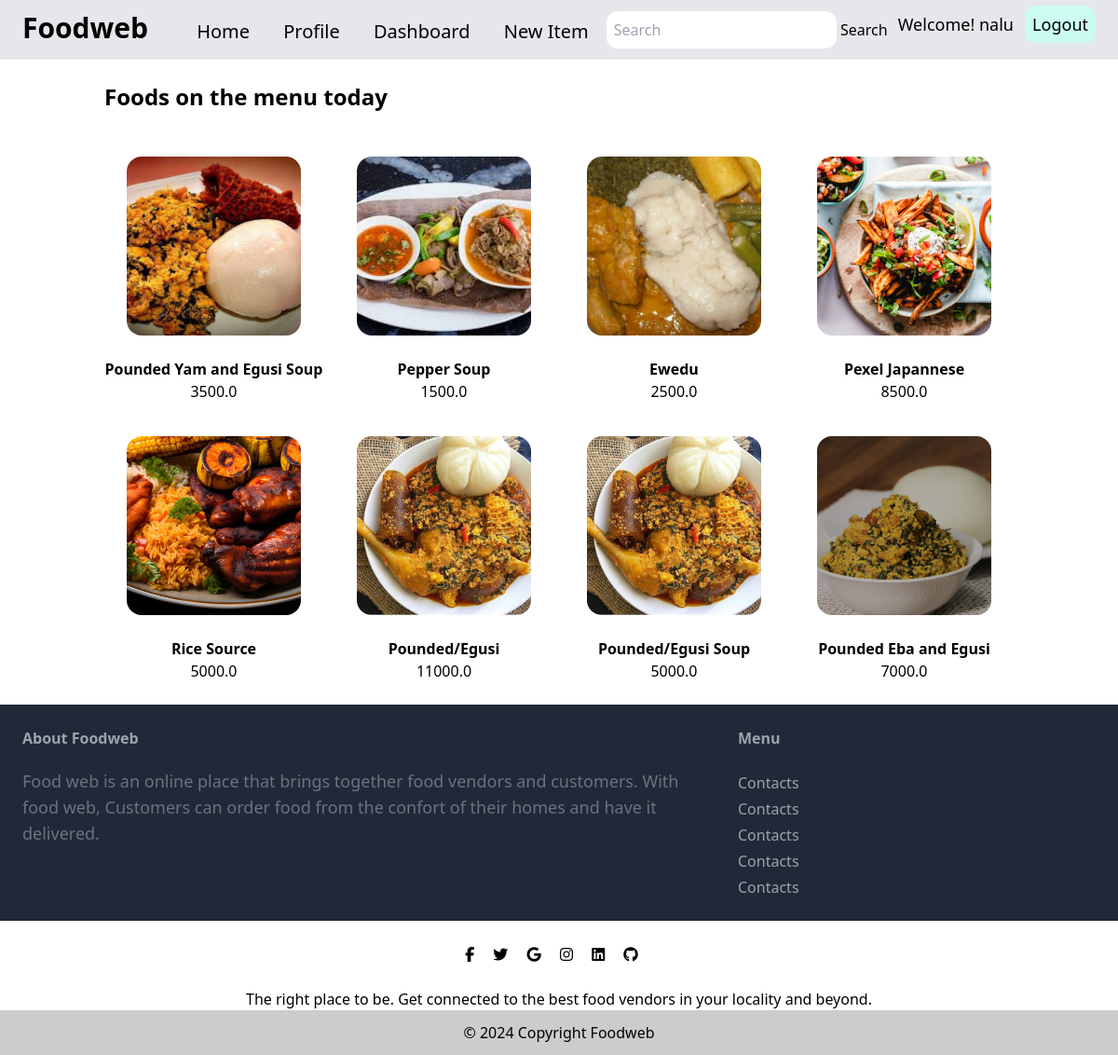
The app's page / (signed in) with its own data.
### foods/models.py (models this page shows, shortened)
class Food(models.Model):
    category = models.ForeignKey(Category, related_name="foods", on_delete=models.CASCADE )
    name = models.CharField(max_length=50)
    description = models.TextField(blank=True, null=True)
    price = models.FloatField()
    image = models.ImageField(upload_to="food_images", blank=True, null=True)
    is_sold = models.BooleanField(default=False)
    created_by = models.ForeignKey(User, related_name="foods", on_delete=models.CASCADE)
    created_at = models.DateTimeField(auto_now_add=True)

### foods/views.py (the view)
# urls.py: path("", views.index, name='index'),
def index (request):
    foods = Food.objects.all()
    return render(request, 'home.html', {'foods': foods,})

### foods/templates/home.html
{% extends 'base.html' %}
{% block content %}
   <div class="container mx-auto p-6">
      <h2 class="text-2xl font-bold pb-6">Foods on the menu today</h2>
      <div class="grid grid-cols-4  gap-3  items-center">
         {% for food in foods %}
            {% include 'foodcard.html' %}
         {% endfor %}
     </div>
   </div>
{% endblock %}

### foods/templates/navbar.html
<nav class="px-6 py-3 flex justify-between bg-gray-200">
      <div class="" >
        <a class="text-3xl font-bold pr-8" href="#">Foodweb</a>
        <a class="text-xl font-medium px-4" aria-current="page" href="{% url 'food:index' %}">Home</a>
        <a class="text-xl font-medium px-4" href="#">Profile</a>
        <a class="text-xl font-medium px-4" href="#">Dashboard</a>
        <a class="text-xl font-medium px-4" href="{% url 'food:new_food' %}">New Item</a>
      </div>
      <form class="" role="search">
        <input class="rounded-xl p-2" type="search" placeholder="Search" aria-label="Search">
        <button class="" type="submit">Search</button>
      </form>
      <div class=" ">
        {% if user.is_authenticated %}
          <a class="p-2 text-lg font-medium  rounded-xl"> Welcome! {{ user.username }}</a>
          <a class="p-2 text-lg font-medium bg-teal-100 rounded-xl " href="{% url 'user:logout' %}">Logout</a>
        {% else %}
          <a class="p-2 text-lg font-medium bg-indigo-200 rounded-xl" href="{% url 'user:signup'%}">Sign Up</a>
          <a class="p-2 text-lg font-medium bg-indigo-200 rounded-xl" href="{% url 'user:login' %}">Login</a>
        {% endif %}
      </div>
    </nav>

### foods/templates/foodcard.html
<a href="{% url 'food:details' food.id %}" class="">
  <div class=" col-span-1 grid justify-items-center  ">
    {% if food.image.url %}
      <div class="m-6  justify-self-center ">
        <img src="{{ food.image.url }}" class="h-48 rounded-2xl w-full max-w-fit object-cover" alt="...">
      </div>
    {% endif %}
      <div class="">
        <h5 class="font-semibold text-center">{{ food.name }}</h5>
        <h4 class="font-medium text-center">{{ food.price }}</h6>
      </div>
  </div>
</a>

### static/src/styles.css (style rules this page uses)
html, :host { line-height: 1.5; -webkit-text-size-adjust: 100%; -moz-tab-size: 4; -o-tab-size: 4; tab-size: 4; font-family: ui-sans-serif, system-ui, sans-serif, "Apple Color Emoji", "Segoe UI Emoji", "Segoe UI Symbol", "Noto Color Emoji"; font-feature-settings: normal; font-variation-settings: normal; -webkit-tap-highlight-color: transparent; }
body { margin: 0; line-height: inherit; }
h1, h2, h3, h4, h5, h6 { font-size: inherit; font-weight: inherit; }
a { color: inherit; text-decoration: inherit; }
button, input, optgroup, select, textarea { font-family: inherit; font-feature-settings: inherit; font-variation-settings: inherit; font-size: 100%; font-weight: inherit; line-height: inherit; letter-spacing: inherit; color: inherit; margin: 0; padding: 0; }
button, select { text-transform: none; }
button, input:where([type='button']), input:where([type='reset']), input:where([type='submit']) { -webkit-appearance: button; background-color: transparent; background-image: none; }
[type='search'] { -webkit-appearance: textfield; outline-offset: -2px; }
blockquote, dl, dd, h1, h2, h3, h4, h5, h6, hr, figure, p, pre { margin: 0; }
input::placeholder, textarea::placeholder { opacity: 1; color: #9ca3af; }
button, [role="button"] { cursor: pointer; }
img, svg, video, canvas, audio, iframe, embed, object { display: block; vertical-align: middle; }
img, video { max-width: 100%; height: auto; }
.container { width: 100%; }
@media (min-width: 640px) { .container { max-width: 640px; } }
@media (min-width: 768px) { .container { max-width: 768px; } }
@media (min-width: 1024px) { .container { max-width: 1024px; } }
.col-span-1 { grid-column: span 1 / span 1; }
.m-6 { margin: 1.5rem; }
.mx-auto { margin-left: auto; margin-right: auto; }
.flex { display: flex; }
.grid { display: grid; }
.h-48 { height: 12rem; }
.w-full { width: 100%; }
.max-w-fit { max-width: -moz-fit-content; max-width: fit-content; }
.grid-cols-4 { grid-template-columns: repeat(4, minmax(0, 1fr)); }
.items-center { align-items: center; }
.justify-between { justify-content: space-between; }
.justify-items-center { justify-items: center; }
.gap-3 { gap: 0.75rem; }
.justify-self-center { justify-self: center; }
.rounded-2xl { border-radius: 1rem; }
.rounded-xl { border-radius: 0.75rem; }
.bg-gray-200 { --tw-bg-opacity: 1; background-color: rgb(229 231 235 / var(--tw-bg-opacity)); }
.bg-teal-100 { --tw-bg-opacity: 1; background-color: rgb(204 251 241 / var(--tw-bg-opacity)); }
.object-cover { -o-object-fit: cover; object-fit: cover; }
.p-2 { padding: 0.5rem; }
.p-6 { padding: 1.5rem; }
.px-4 { padding-left: 1rem; padding-right: 1rem; }
.px-6 { padding-left: 1.5rem; padding-right: 1.5rem; }
.py-3 { padding-top: 0.75rem; padding-bottom: 0.75rem; }
.pb-6 { padding-bottom: 1.5rem; }
.pr-8 { padding-right: 2rem; }
.text-center { text-align: center; }
.text-2xl { font-size: 1.5rem; line-height: 2rem; }
.text-3xl { font-size: 1.875rem; line-height: 2.25rem; }
.text-lg { font-size: 1.125rem; line-height: 1.75rem; }
.text-xl { font-size: 1.25rem; line-height: 1.75rem; }
.font-bold { font-weight: 700; }
.font-medium { font-weight: 500; }
.font-semibold { font-weight: 600; }

### records on screen
Food: image (picture), name "Pounded Yam and Egusi Soup", price "3500.0"
Food: image (picture), name "Pepper Soup", price "1500.0"
Food: image (picture), name "Ewedu", price "2500.0"
Food: image (picture), name "Pexel Japannese", price "8500.0"
Food: image (picture), name "Rice Source", price "5000.0"
Food: image (picture), name "Pounded/Egusi", price "11000.0"
Food: image (picture), name "Pounded/Egusi Soup", price "5000.0"
Food: image (picture), name "Pounded Eba and Egusi", price "7000.0"

### other values on screen
{{ user.username }} "nalu"
